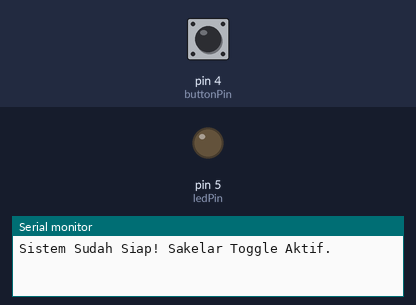
Recording of a sketch running on a simulated Arduino Uno, built with avr-gcc and run on an emulated ATmega328P. On the bench: output pins drawn as LEDs (lit = HIGH), the last lines printed to the serial monitor. Inputs (shaded band) come from the test bench; at power-on: pin 4 (buttonPin) LOW.

Above: at 1.2 s.
1.3 s: pin 4 (buttonPin) pulled HIGH for 1 s
At 2.5 s:
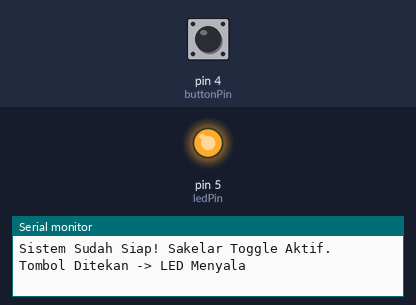
3.8 s: pin 4 (buttonPin) pulled HIGH for 1 s
At 4.4 s:
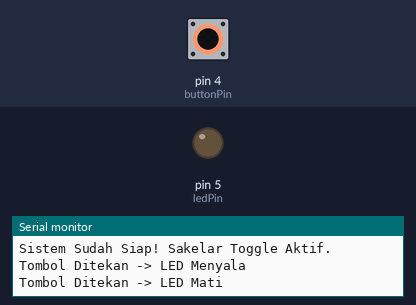
6.3 s: pin 4 (buttonPin) pulled HIGH for 3.2 s
At 7.5 s:
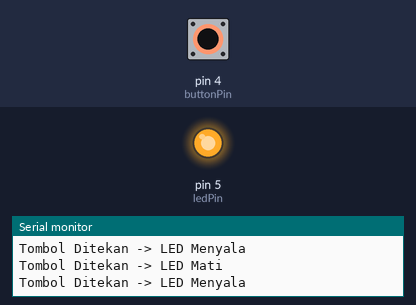
Timing chart, 0 to 9.3 s (numbered marks = the images above; inputs shaded):
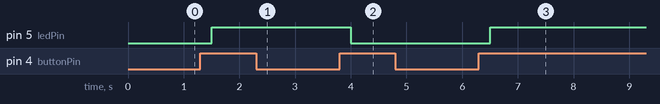

Measured:
- after the input at 1.3 s, pin 5 (ledPin): LOW → HIGH after 0.20 s
- after the input at 3.8 s, pin 5 (ledPin): HIGH → LOW after 0.20 s
- after the input at 6.3 s, pin 5 (ledPin): LOW → HIGH after 0.20 s

The sketch:

tugas_prak01.ino
```cpp
const int buttonPin = 4;
const int ledPin = 5;

int ledState = 0;

void setup() {
  Serial.begin(115200);

  pinMode(buttonPin, INPUT);
  pinMode(ledPin, OUTPUT);

  digitalWrite(ledPin, LOW);

  Serial.println("Sistem Sudah Siap! Sakelar Toggle Aktif.");
}

void loop() {
  if (digitalRead(buttonPin) == HIGH) {

    // Debounce saat tombol ditekan
    delay(200);

    if (digitalRead(buttonPin) == HIGH) {

      // State tracking: membalik kondisi LED
      ledState = !ledState;

      digitalWrite(ledPin, ledState);

      if (ledState == 1) {
        Serial.println("Tombol Ditekan -> LED Menyala");
      } else {
        Serial.println("Tombol Ditekan -> LED Mati");
      }

      // Menunggu sampai tombol benar-benar dilepas
      while (digitalRead(buttonPin) == HIGH) {
      }


    }
  }
}
```
